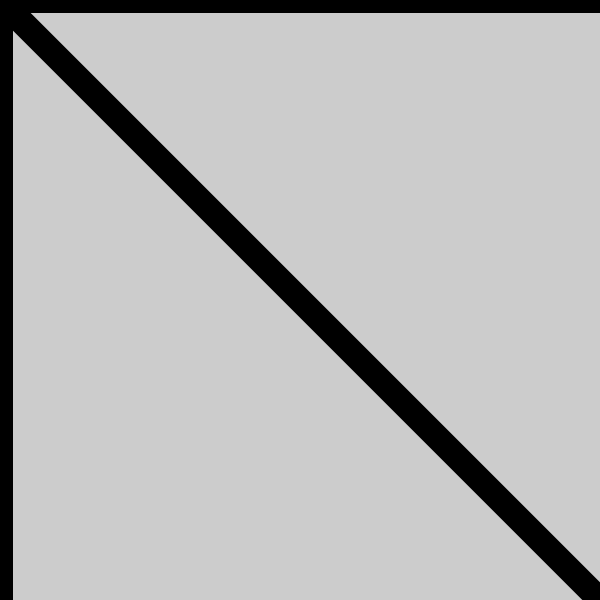
Frame 1 (no input)
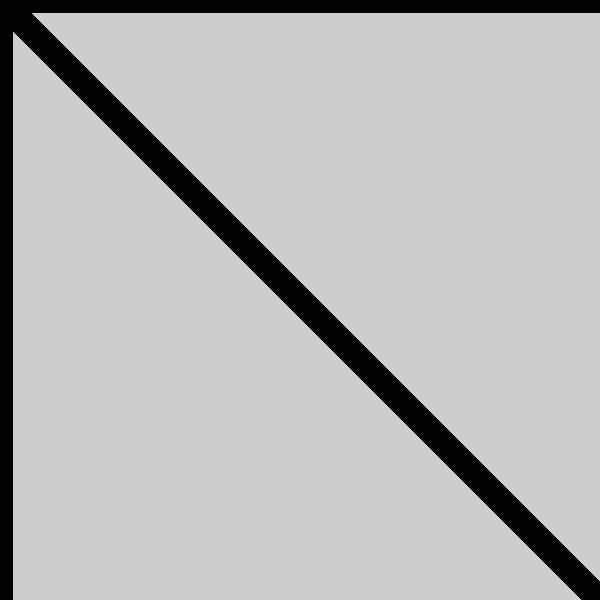
Frame 60 (the mouse pressed at the canvas centre just before this capture)
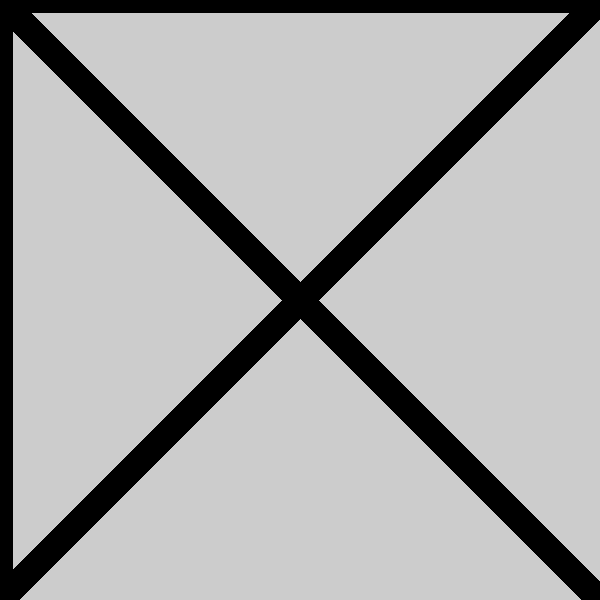
Frame 120 (the mouse held since frame 60 and released just before this capture)

The Processing sketch that drew these frames (run headless with seeded random() and noise(); from frame 60 on, the mouse is pressed at the canvas centre):

// Processing sketch: Question_4
// ── Question_4.pde
void setup() {
  size(600,600);
}

void draw() {
  strokeWeight(25);
  line(0,0,mouseX,mouseY);
  line(width,0,mouseX,mouseY);
  line(0,height,mouseX,mouseY);
  line(width,height,mouseX,mouseY);
  
  
  
}

void keyPressed() {
  if (key == 'a' || key == 'A' ) {
    background(random(255), random(255), random(255) );
  }
}
